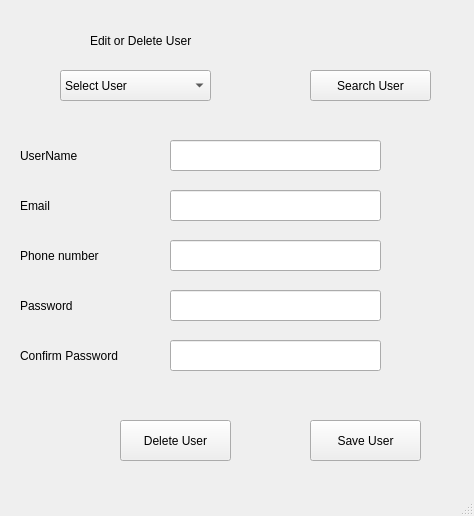
<?xml version="1.0" encoding="UTF-8"?>
<ui version="4.0">
 <class>MainWindow</class>
 <widget class="QMainWindow" name="MainWindow">
  <property name="geometry">
   <rect>
    <x>0</x>
    <y>0</y>
    <width>474</width>
    <height>516</height>
   </rect>
  </property>
  <property name="windowTitle">
   <string>MainWindow</string>
  </property>
  <widget class="QWidget" name="centralwidget">
   <widget class="QPushButton" name="pushButton">
    <property name="geometry">
     <rect>
      <x>310</x>
      <y>70</y>
      <width>121</width>
      <height>31</height>
     </rect>
    </property>
    <property name="text">
     <string>Search User</string>
    </property>
   </widget>
   <widget class="QLabel" name="label_6">
    <property name="geometry">
     <rect>
      <x>20</x>
      <y>340</y>
      <width>141</width>
      <height>31</height>
     </rect>
    </property>
    <property name="styleSheet">
     <string notr="true">font: 10pt &quot;Segoe UI&quot;;</string>
    </property>
    <property name="text">
     <string>Confirm Password</string>
    </property>
   </widget>
   <widget class="QComboBox" name="comboBox">
    <property name="geometry">
     <rect>
      <x>60</x>
      <y>70</y>
      <width>151</width>
      <height>31</height>
     </rect>
    </property>
    <item>
     <property name="text">
      <string>Select User</string>
     </property>
    </item>
   </widget>
   <widget class="QLabel" name="label_3">
    <property name="geometry">
     <rect>
      <x>20</x>
      <y>190</y>
      <width>111</width>
      <height>31</height>
     </rect>
    </property>
    <property name="styleSheet">
     <string notr="true">font: 10pt &quot;Segoe UI&quot;;</string>
    </property>
    <property name="text">
     <string>Email</string>
    </property>
   </widget>
   <widget class="QPushButton" name="pushButton_2">
    <property name="geometry">
     <rect>
      <x>120</x>
      <y>420</y>
      <width>111</width>
      <height>41</height>
     </rect>
    </property>
    <property name="text">
     <string>Delete User</string>
    </property>
   </widget>
   <widget class="QLabel" name="label_5">
    <property name="geometry">
     <rect>
      <x>20</x>
      <y>240</y>
      <width>121</width>
      <height>31</height>
     </rect>
    </property>
    <property name="styleSheet">
     <string notr="true">font: 10pt &quot;Segoe UI&quot;;</string>
    </property>
    <property name="text">
     <string>Phone number</string>
    </property>
   </widget>
   <widget class="QLineEdit" name="lineEdit_2">
    <property name="geometry">
     <rect>
      <x>170</x>
      <y>190</y>
      <width>211</width>
      <height>31</height>
     </rect>
    </property>
   </widget>
   <widget class="QPushButton" name="pushButton_3">
    <property name="geometry">
     <rect>
      <x>310</x>
      <y>420</y>
      <width>111</width>
      <height>41</height>
     </rect>
    </property>
    <property name="text">
     <string>Save User</string>
    </property>
   </widget>
   <widget class="QLineEdit" name="lineEdit_3">
    <property name="geometry">
     <rect>
      <x>170</x>
      <y>290</y>
      <width>211</width>
      <height>31</height>
     </rect>
    </property>
   </widget>
   <widget class="QLabel" name="label_2">
    <property name="geometry">
     <rect>
      <x>20</x>
      <y>140</y>
      <width>111</width>
      <height>31</height>
     </rect>
    </property>
    <property name="styleSheet">
     <string notr="true">font: 10pt &quot;Segoe UI&quot;;</string>
    </property>
    <property name="text">
     <string>UserName</string>
    </property>
   </widget>
   <widget class="QLineEdit" name="lineEdit">
    <property name="geometry">
     <rect>
      <x>170</x>
      <y>140</y>
      <width>211</width>
      <height>31</height>
     </rect>
    </property>
   </widget>
   <widget class="QLabel" name="label">
    <property name="geometry">
     <rect>
      <x>90</x>
      <y>20</y>
      <width>311</width>
      <height>41</height>
     </rect>
    </property>
    <property name="styleSheet">
     <string notr="true">font: 15pt &quot;Segoe UI&quot;;</string>
    </property>
    <property name="text">
     <string>Edit or Delete User</string>
    </property>
   </widget>
   <widget class="QLineEdit" name="lineEdit_4">
    <property name="geometry">
     <rect>
      <x>170</x>
      <y>240</y>
      <width>211</width>
      <height>31</height>
     </rect>
    </property>
   </widget>
   <widget class="QLineEdit" name="lineEdit_5">
    <property name="geometry">
     <rect>
      <x>170</x>
      <y>340</y>
      <width>211</width>
      <height>31</height>
     </rect>
    </property>
   </widget>
   <widget class="QLabel" name="label_4">
    <property name="geometry">
     <rect>
      <x>20</x>
      <y>290</y>
      <width>121</width>
      <height>31</height>
     </rect>
    </property>
    <property name="styleSheet">
     <string notr="true">font: 10pt &quot;Segoe UI&quot;;</string>
    </property>
    <property name="text">
     <string>Password</string>
    </property>
   </widget>
  </widget>
  <widget class="QStatusBar" name="statusbar"/>
 </widget>
 <resources/>
 <connections/>
</ui>
